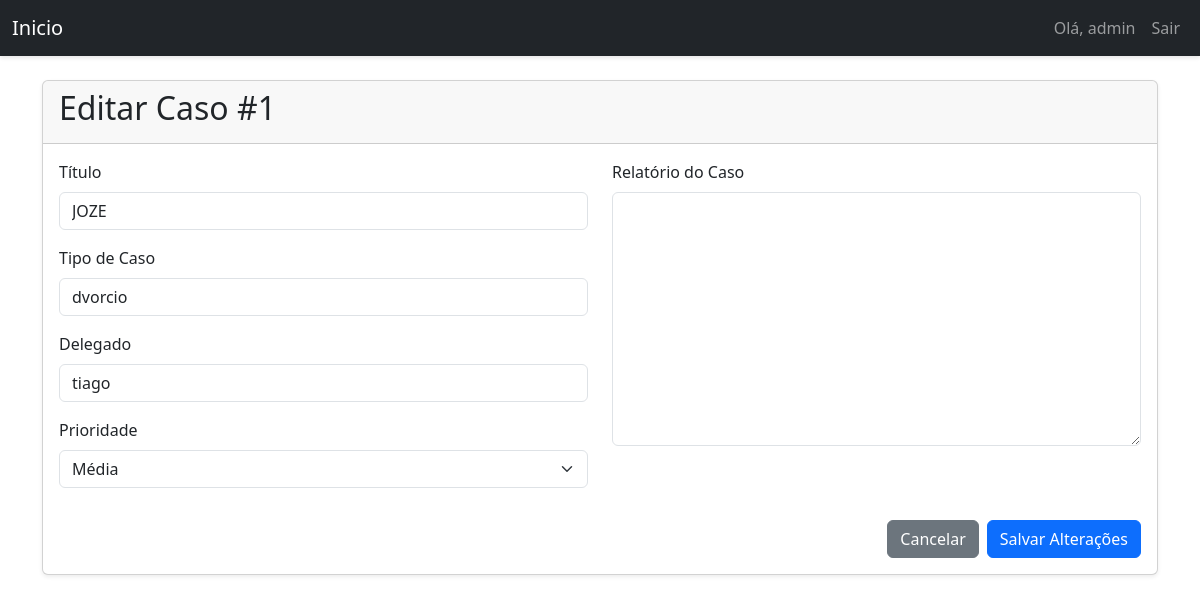
The page /ticket/1/edit (signed in) on the database as committed earlier.
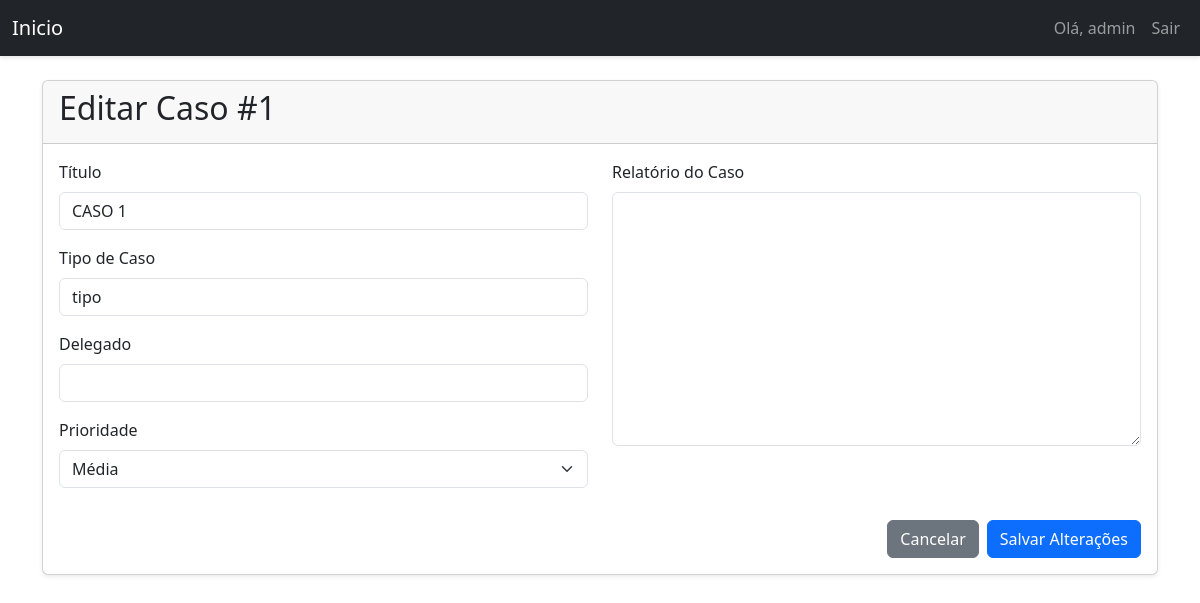
The same page on the database as committed later.
### models.py (models this page shows, shortened)
class Ticket(db.Model):
    id = db.Column(db.Integer, primary_key=True)
    title = db.Column(db.String(140))
    description = db.Column(db.Text)
    case_number = db.Column(db.String(50))
    status = db.Column(db.String(20), default='Em Análise')
    priority = db.Column(db.String(20), default='Média')
    created_at = db.Column(db.DateTime, index=True, default=datetime.utcnow)
    updated_at = db.Column(db.DateTime, index=True, default=datetime.utcnow)
    user_id = db.Column(db.Integer, db.ForeignKey('user.id'))
    delegado = db.Column(db.String(100))
    comments = db.relationship('Comment', backref='ticket', lazy='dynamic', cascade="all, delete-orphan")
    attachments = db.relationship('Attachment', backref='ticket', lazy='dynamic', cascade="all, delete-orphan")
    todos = db.relationship('TodoItem', backref='ticket', lazy='dynamic', cascade="all, delete-orphan")

### triagem/routes/ticket.py (the view, shortened to what this page needs)
@ticket_bp.route('/<int:ticket_id>/edit', methods=['GET', 'POST'])
@login_required
def edit_ticket(ticket_id):
    ticket = Ticket.query.get_or_404(ticket_id)
    if not (current_user.is_admin or ticket.user_id == current_user.id):
        flash('Você não tem permissão para editar este caso.', 'danger')
        return redirect(url_for('ticket.view_ticket', ticket_id=ticket.id))
    return render_template('edit_ticket.html', ticket=ticket)

### triagem/templates/edit_ticket.html (shortened to what this page needs)
{% extends "base.html" %}
{% block content %}
<div class="card mb-4">
    <div class="card-header">
        <h2>Editar Caso #{{ ticket.id }}</h2>
    </div>
    <div class="card-body">
        <form method="POST" action="{{ url_for('ticket.edit_ticket', ticket_id=ticket.id) }}">
            <div class="row">
                <div class="col-md-6">
                    <div class="mb-3">
                        <label for="title" class="form-label">Título</label>
                        <input type="text" class="form-control" id="title" name="title" value="{{ ticket.title }}" required>
                    </div>
                    <div class="mb-3">
                        <label for="case_number" class="form-label">Tipo de Caso</label>
                        <input type="text" class="form-control" id="case_number" name="case_number" value="{{ ticket.case_number }}" required>
                    </div>
                    <div class="mb-3">
                        <label for="delegado" class="form-label">Delegado</label>
                        <input type="text" class="form-control" id="delegado" name="delegado" value="{{ ticket.delegado }}">
                    </div>
                    <div class="mb-3">
                        <label for="priority" class="form-label">Prioridade</label>
                        <select name="priority" id="priority" class="form-select">
                            <option value="Média" {% if ticket.priority == 'Média' %}selected{% endif %}>Média</option>
                        </select>
                    </div>
                </div>
                <div class="col-md-6">
                    <div class="mb-3">
                        <label for="description" class="form-label">Relatório do Caso</label>
                        <textarea class="form-control" id="description" name="description" rows="10">{{ ticket.description }}</textarea>
                    </div>
                </div>
            </div>
            <div class="d-flex justify-content-end gap-2 mt-3">
                <a href="{{ url_for('ticket.view_ticket', ticket_id=ticket.id) }}" class="btn btn-secondary">Cancelar</a>
                <button type="submit" class="btn btn-primary">Salvar Alterações</button>
            </div>
        </form>
    </div>
</div>
{% endblock %}

Rows that differ between the two databases and show on the page:
changed Ticket "Média": title "JOZE" → "CASO 1"; case_number "dvorcio" → "tipo"; delegado "tiago" → (not shown)
